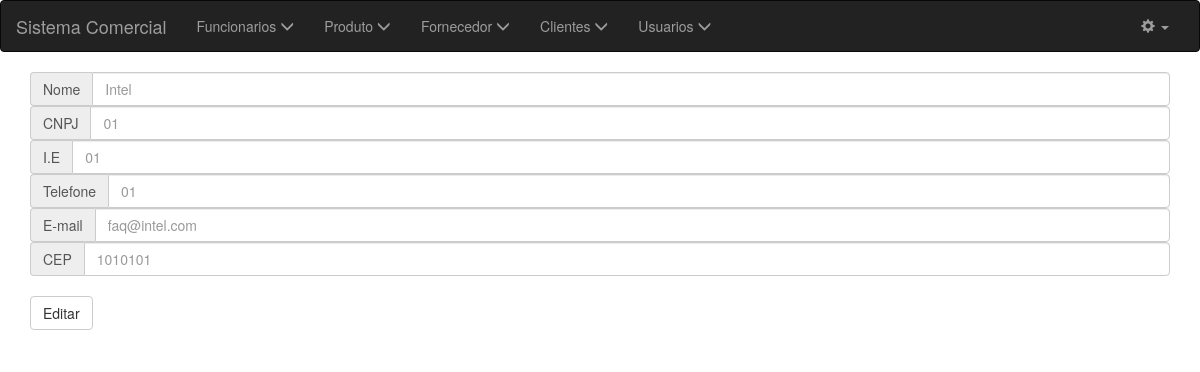
The app's page /editFornecedor.php?id=1 (signed in) with its own data.
### tables this page shows
CREATE TABLE `tb_fornecedor` (
  `cd_fornecedor` int(11) NOT NULL,
  `nm_fornecedor` varchar(100) NOT NULL,
  `cnpj_fornecedor` varchar(14) NOT NULL,
  `ie_fornecedor` varchar(15) NOT NULL,
  `tel_fornecedor` varchar(15) NOT NULL,
  `cep_fornecedor` varchar(9) NOT NULL,
  `email_fornecedor` varchar(100) NOT NULL
);

### editFornecedor.php (the view, shortened to what this page needs)
<?php
include 'header.php';
 include_once 'config.php';
$ind = $_GET['id'];
$pdo = conectar();
$rs = $pdo->query("SELECT * FROM tb_fornecedor where cd_fornecedor='$ind'");
$row = $rs->fetch(PDO::FETCH_OBJ);
 ?>
<html>
	<head>
	</head>
	<body>
<div class="container">
		<form action="" method="POST">
<div class="input-group">
  <span class="input-group-addon" id="basic-addon1">Nome</span>
  <input type="text" class="form-control" name="nome" aria-describedby="basic-addon1" placeholder="<?php echo $row->nm_fornecedor ?>" >
</div>
<div class="input-group">
  <span class="input-group-addon" id="basic-addon1">CNPJ</span>
  <input type="text" class="form-control" name="cnpj" aria-describedby="basic-addon1" placeholder="<?php echo $row->cnpj_fornecedor ?>">
</div>
<div class="input-group">
  <span class="input-group-addon" id="basic-addon1">I.E</span>
  <input type="text" class="form-control" name="ie" aria-describedby="basic-addon1" placeholder="<?php echo $row->ie_fornecedor ?>">
</div>
<div class="input-group">
  <span class="input-group-addon" id="basic-addon1">Telefone</span>
  <input type="number" class="form-control" name="tel" aria-describedby="basic-addon1" placeholder="<?php echo $row->tel_fornecedor ?>">
</div>
<div class="input-group">
  <span class="input-group-addon" id="basic-addon1">E-mail</span>
  <input type="email" class="form-control" name="email" aria-describedby="basic-addon1" placeholder="<?php echo $row->email_fornecedor ?>">
</div>
<div class="input-group">
  <span class="input-group-addon" id="basic-addon1">CEP</span>
  <input type="text" class="form-control" id="cep" name="cep" aria-describedby="basic-addon1" placeholder="<?php echo $row->cep_fornecedor ?>">
</div>
<br>
			<button class="btn btn-default" type="submit" name="confirmar">Editar</button><br>
		</form>
	</div>
	</body>
</html>

### records on screen
tb_fornecedor: nome "Intel", cnpj "01", ie "01", tel "01", email "faq@intel.com", cep "1010101"
